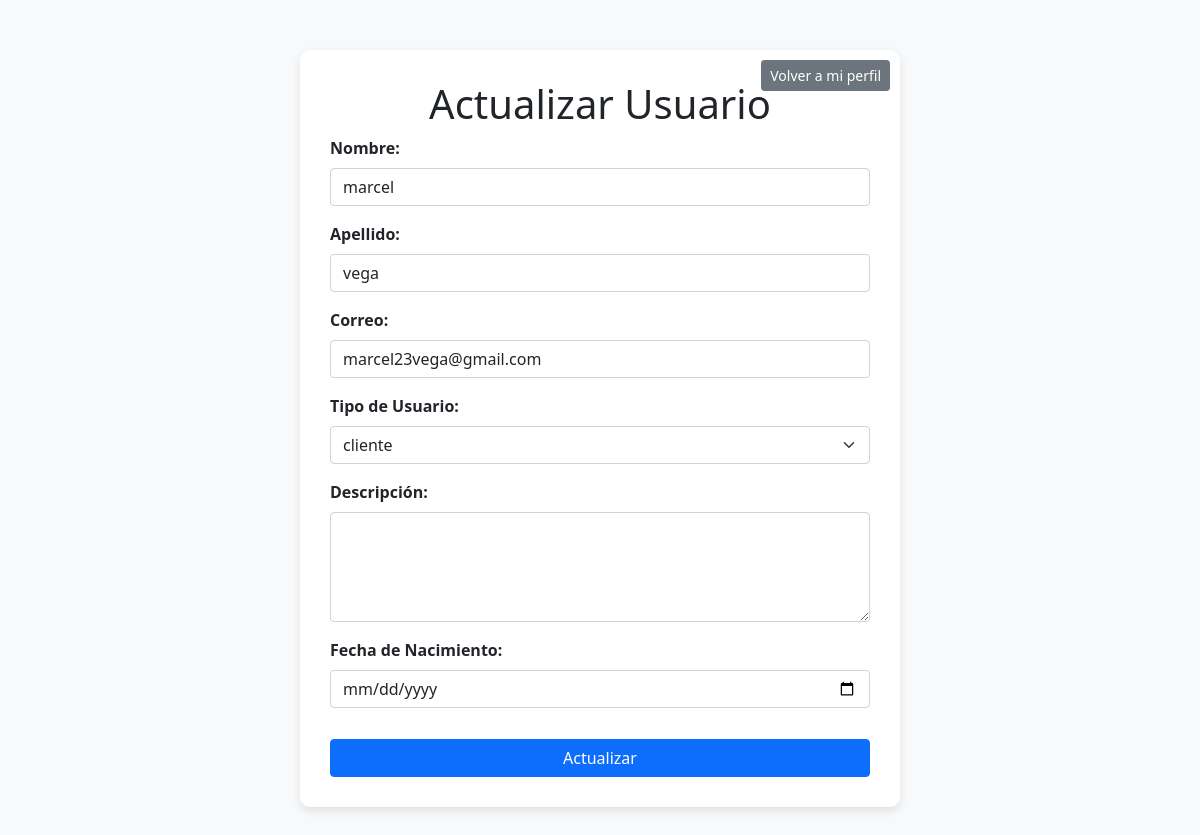
Page /CRUD/actualizar.php?id=9 (signed in) on the committed database.
### tables this page shows
CREATE TABLE `usuarios` (
  `id` int(11) NOT NULL,
  `rol_id` int(11) NOT NULL,
  `correo` varchar(100) NOT NULL,
  `cedula` varchar(20) NOT NULL,
  `nombre` varchar(50) NOT NULL,
  `apellido` varchar(50) NOT NULL,
  `contrasena` varchar(255) NOT NULL,
  `fecha_registro` timestamp NOT NULL DEFAULT current_timestamp(),
  `imagen_perfil` varchar(255) DEFAULT NULL,
  `descripcion` text DEFAULT NULL,
  `fecha_nacimiento` date DEFAULT NULL
);

CREATE TABLE `roles` (
  `id` int(11) NOT NULL,
  `descripcion` varchar(50) NOT NULL
);

### CRUD/actualizar.php (the view, shortened to what this page needs)
<?php
include 'conexion.php';
$id = isset($_GET['id']) ? intval($_GET['id']) : 0;
$sql = "SELECT u.*, r.descripcion AS tipo_usuario FROM usuarios u
        JOIN roles r ON u.rol_id = r.id
        WHERE u.id = $id";
$resultado = $conn->query($sql);
$usuario = $resultado->fetch_assoc();
?>
<!DOCTYPE html>
<html lang="es">
<head>
    <link rel="stylesheet" href="https://cdn.jsdelivr.net/npm/bootstrap@5.1.3/dist/css/bootstrap.min.css">
</head>
<body class="bg-light">
    <div class="container">
        <div class="update-container">
            <a href="../perfil.php" class="btn btn-secondary btn-sm btn-back">Volver a mi perfil</a>
            <h1 class="text-center">Actualizar Usuario</h1>
            <form method="POST">
                <div class="mb-3">
                    <label for="nombre" class="form-label">Nombre:</label>
                    <input type="text" class="form-control" name="nombre" id="nombre" value="<?= htmlspecialchars($usuario['nombre']) ?>" required>
                </div>
                <div class="mb-3">
                    <label for="apellido" class="form-label">Apellido:</label>
                    <input type="text" class="form-control" name="apellido" id="apellido" value="<?= htmlspecialchars($usuario['apellido']) ?>" required>
                </div>
                <div class="mb-3">
                    <label for="correo" class="form-label">Correo:</label>
                    <input type="email" class="form-control" name="correo" id="correo" value="<?= htmlspecialchars($usuario['correo']) ?>" required>
                </div>
                <div class="mb-3">
                    <label for="tipo_usuario" class="form-label">Tipo de Usuario:</label>
                    <select class="form-select" name="tipo_usuario" id="tipo_usuario" required>
                        <?php
                        $sql_roles = "SELECT * FROM roles";
                        $roles_resultado = $conn->query($sql_roles);
                        while ($rol = $roles_resultado->fetch_assoc()): ?>
                            <option value="<?= $rol['id'] ?>" <?= $usuario['rol_id'] == $rol['id'] ? 'selected' : '' ?>>
                                <?= $rol['descripcion'] ?>
                            </option>
                        <?php endwhile; ?>
                    </select>
                </div>
                <div class="mb-3">
                    <label for="descripcion" class="form-label">Descripción:</label>
                    <textarea class="form-control" name="descripcion" id="descripcion" rows="4"><?= htmlspecialchars($usuario['descripcion']) ?></textarea>
                </div>
                <div class="mb-3">
                    <label for="fecha_nacimiento" class="form-label">Fecha de Nacimiento:</label>
                    <input type="date" class="form-control" name="fecha_nacimiento" id="fecha_nacimiento" value="<?= $usuario['fecha_nacimiento'] ?>" required>
                </div>
                <button type="submit" class="btn btn-primary btn-update w-100">Actualizar</button>
            </form>
        </div>
    </div>
</body>
</html>

### CRUD/actualizar.php (style rules this page uses)
.update-container { max-width: 600px; margin: 50px auto; background-color: #fff; padding: 30px; border-radius: 10px; box-shadow: 0 4px 10px rgba(0, 0, 0, 0.1); position: relative; }
.btn-back { position: absolute; top: 10px; right: 10px; }
.form-label { font-weight: bold; }
.btn-update { margin-top: 15px; }

### rows in the picture
usuarios: nombre "marcel", apellido "vega", correo "marcel23vega@gmail.com", tipo_usuario "cliente"
